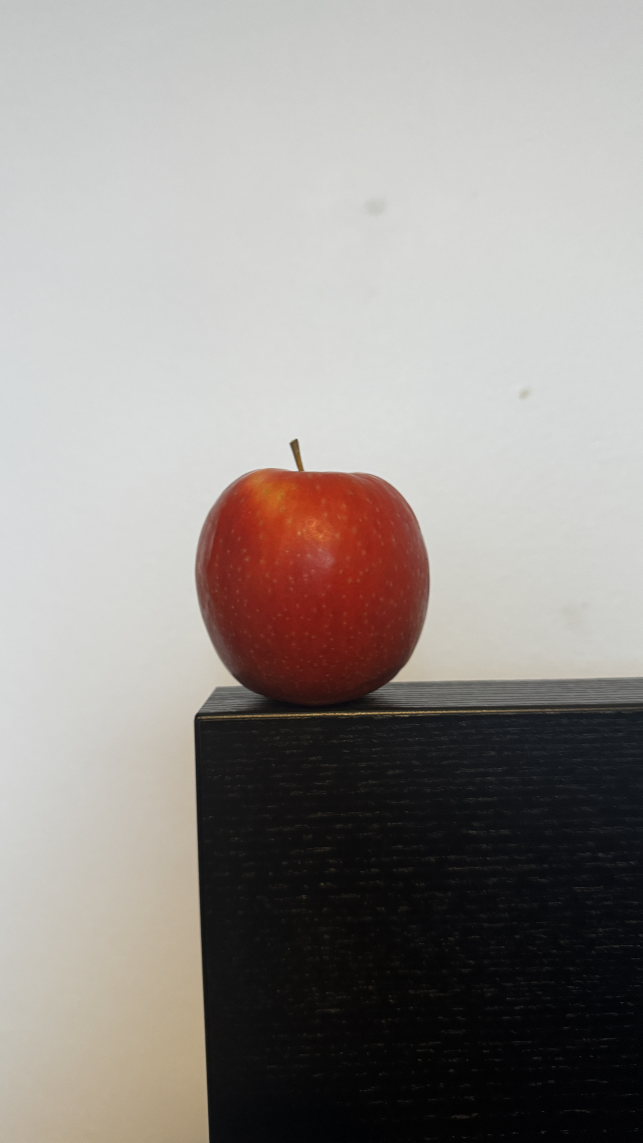
#> input picture test_images/Apple/CoolWhiteLight.JPEG, 3213 x 5712 px (shown at 1/5 size); its folder holds 4 pictures in this run; the run also reads 2 pictures not shown here
$ python lab_colour_comparision.py
#> lines starting #> are read from the running program, lines starting #| are printed output that depends on the picture; pictures that were not available may be replaced by others from this repository, and a replacement may not be noted
import cv2
import numpy as np
import matplotlib.pyplot as plt
import matplotlib.patches as mpatches
import os


class HistColour:
    def __init__ (self,image_path):
        image = cv2.imread(image_path)

        image = cv2.cvtColor(image, cv2.COLOR_BGR2HSV)

        #seperating colour channels
        H1 = image[:,:,0] #blue layer
        S1 = image[:,:,1] #green layer
        V1 = image[:,:,2] #red layer

        #calculating histograms for each channel
        self.hue = cv2.calcHist([image],[0], None, [255], [0,255])
        self.sat = cv2.calcHist([image],[1], None, [255], [0,255])
        self.value = cv2.calcHist([image],[2], None, [255], [0,255])

# Distance measuring d= ((x1-x2)^2 + (y1-y2)^2 + (z1-z2)^2 )^1/2
def get_distance(hist1,hist2):
    hue = np.subtract(hist1.hue,hist2.hue)
    sat = np.subtract(hist1.sat,hist2.sat)
    value = np.subtract(hist1.value,hist2.value)

    hueSquare = np.square(hue)
    satSquare = np.square(sat)
    valueSquare = np.square(value)

    totalAdd = np.add(np.add(hueSquare,satSquare),valueSquare)

    return np.average(np.sqrt(totalAdd))

def get_distance_hue(hist1,hist2):
    hue = np.subtract(hist1.hue,hist2.hue)
    return np.average(hue)

def get_distance_hue_sat(hist1,hist2):
    hue = np.subtract(hist1.hue,hist2.hue)
    sat = np.subtract(hist1.sat,hist2.sat)

    hueSquare = np.square(hue)
    satSquare = np.square(sat)

    totalAdd = np.add(hueSquare,satSquare)
    return np.average(np.sqrt(totalAdd))


list_of_apple_hist = []
list_of_orange_hist = []

list_of_apple_images = os.listdir("././test_images/Apple")


list_of_orange_images = os.listdir("././test_images/Orange")


os.chdir("././test_images/Apple")
for apple_image in list_of_apple_images:
    image_hist = HistColour(apple_image)
    list_of_apple_hist.append(image_hist)
#> this loop made 4 passes
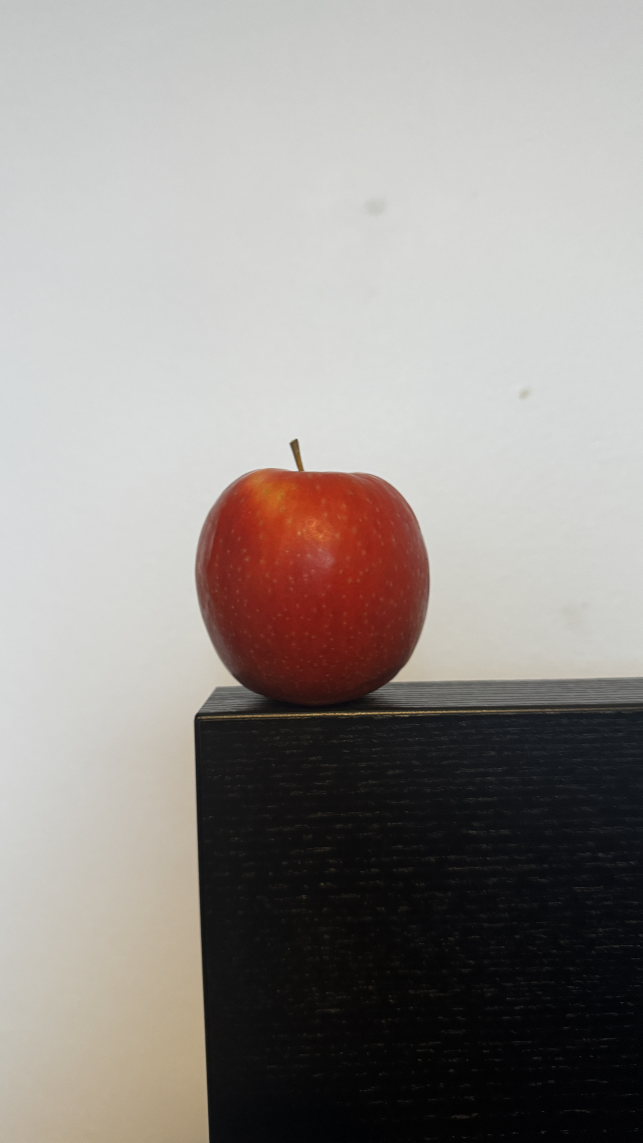
#> input picture test_images/Apple/CoolWhiteLight.JPEG, 3213 x 5712 px (shown at 1/5 size)
#> pass 1, in __init__, `H1 = image[:,:,0]`:
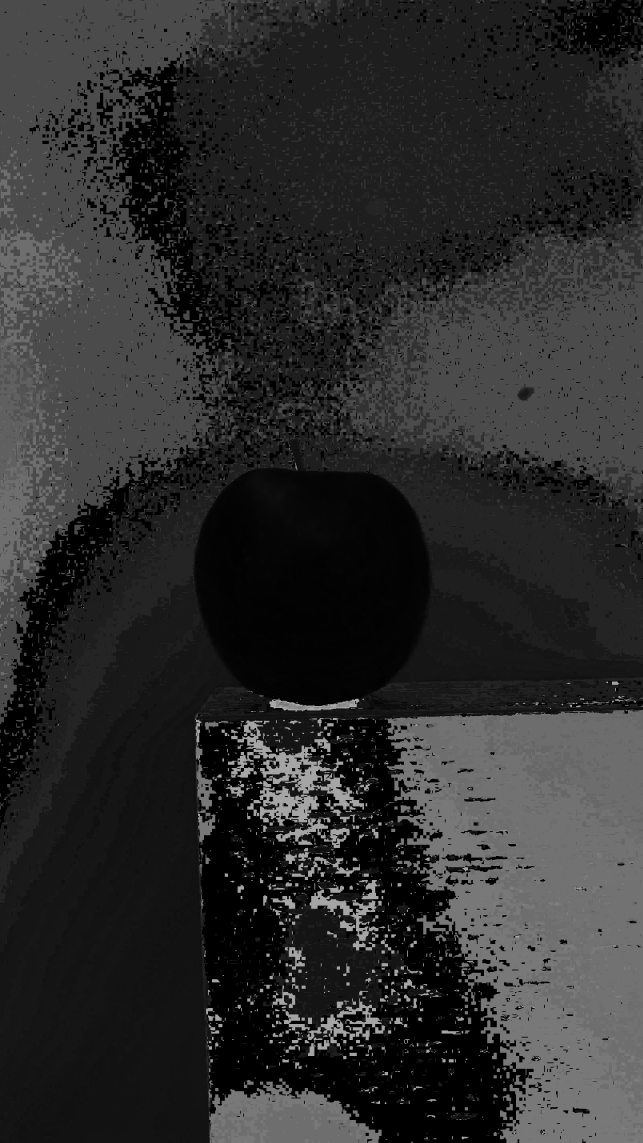
#> H1: shape (5712, 3213) (shown at 1/5 size); min 0, max 179, mean 44.2
#> pass 1, in __init__, `S1 = image[:,:,1]`:
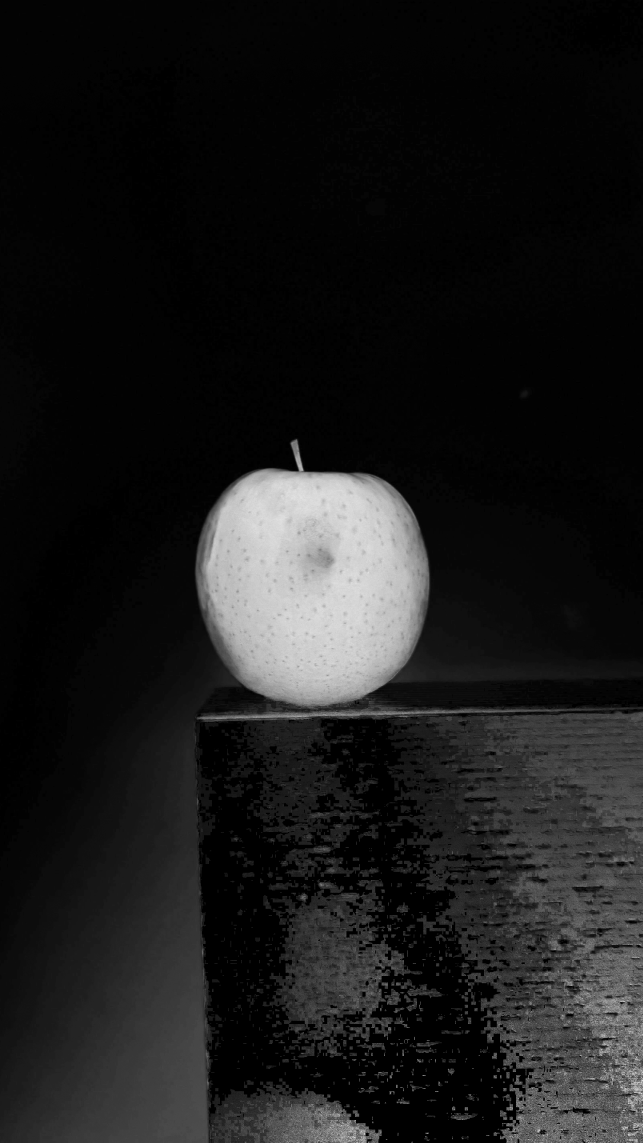
#> S1: shape (5712, 3213) (shown at 1/5 size); min 0, max 255, mean 27
#> pass 1, in __init__, `V1 = image[:,:,2]`:
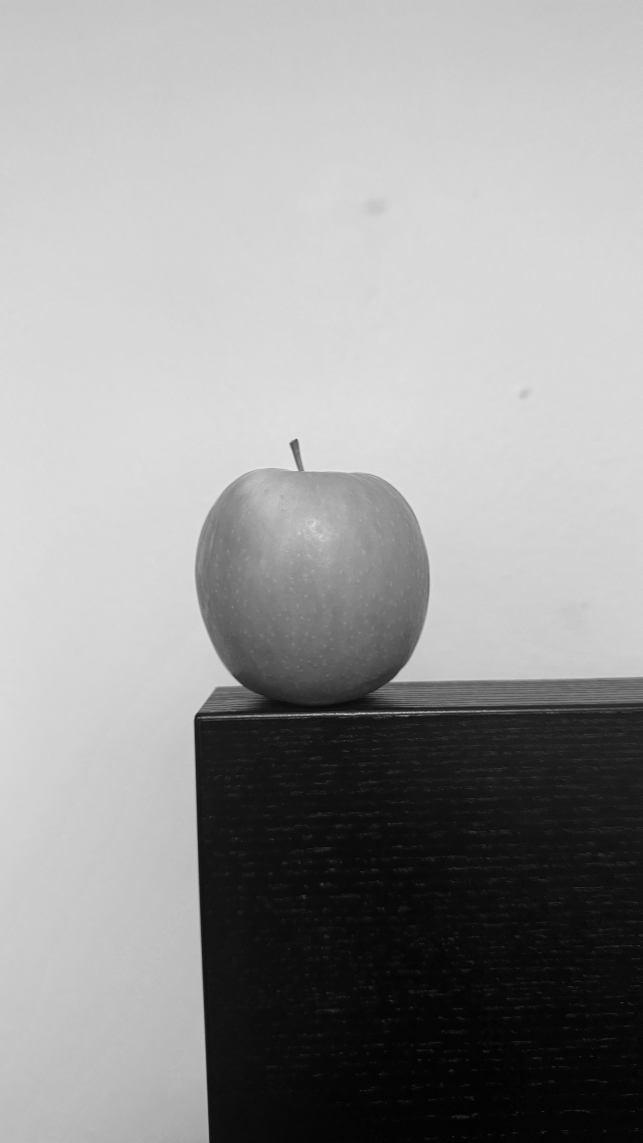
#> V1: shape (5712, 3213) (shown at 1/5 size); min 0, max 252, mean 152
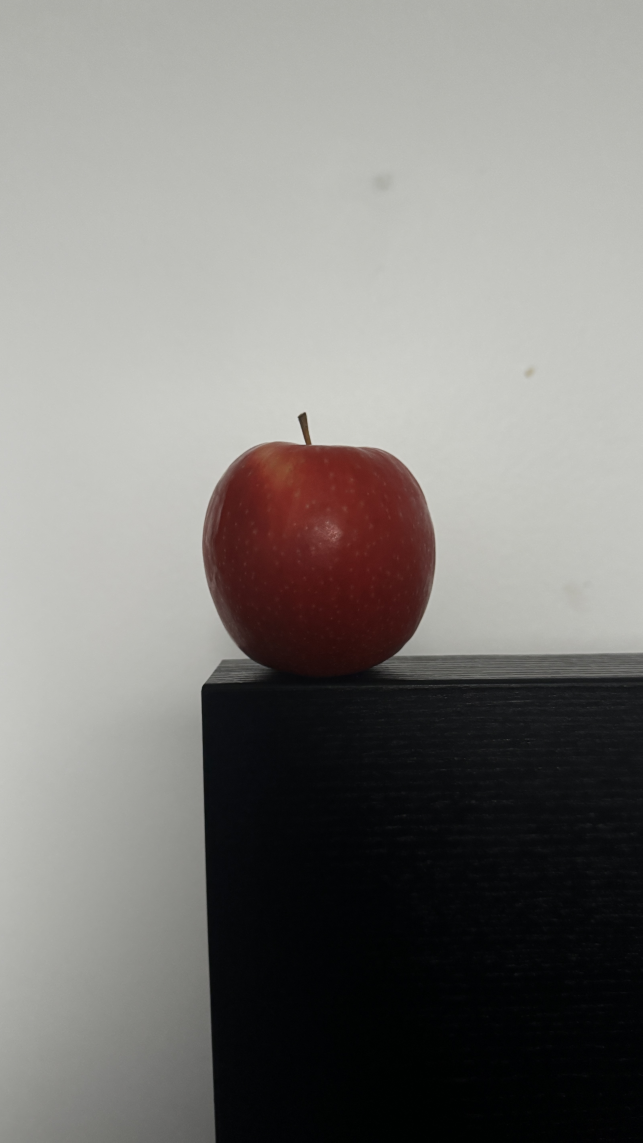
#> input picture test_images/Apple/NaturalLight.JPEG, 3213 x 5712 px (shown at 1/5 size)


os.chdir("../Orange")
print(os.getcwd())
for orange_image in list_of_orange_images:
    image_hist = HistColour(orange_image)
    list_of_orange_hist.append(image_hist)


list_of_lab_images = os.listdir("../Lab")
list_of_lab_hist = []
os.chdir("../Lab")
print(os.getcwd())
for lab_image in list_of_lab_images:
    image_hist = HistColour(lab_image)
    list_of_lab_hist.append(image_hist)

for i in range(0,len(list_of_lab_images)):
    print(str(i) + " " + str(list_of_lab_images[i]))

# [26 lines of commented-out code are left out]

def fuzzy_color_match(image1, image2):
    # Convert images to HSV color space
    image1_hsv = cv2.cvtColor(image1, cv2.COLOR_BGR2HSV)
    image2_hsv = cv2.cvtColor(image2, cv2.COLOR_BGR2HSV)

    # # Calculate histograms
    # hist1 = cv2.calcHist([image1_hsv], [0, 1], None, [180, 256], [0, 180, 0, 256])
    # hist2 = cv2.calcHist([image2_hsv], [0, 1], None, [180, 256], [0, 180, 0, 256])

    # Calculate histograms
    hist1 = cv2.calcHist([image1_hsv],[0], None, [255], [0,255])
    hist2 = cv2.calcHist([image2_hsv],[0], None, [255], [0,255])

    # Normalize histograms
    cv2.normalize(hist1, hist1, 0, 1, cv2.NORM_MINMAX)
    cv2.normalize(hist2, hist2, 0, 1, cv2.NORM_MINMAX)

    # Compute histogram intersection
    intersection = cv2.compareHist(hist1, hist2, cv2.HISTCMP_INTERSECT)

    return intersection

car1Img = cv2.imread("car_1.png")
#> car1Img is the input picture: shape (5712, 3213, 3); mean B, G, R 141.9, 145.4, 151
car3Img = cv2.imread("car_3.png")
#> car3Img is the input picture: shape (5712, 3213, 3); mean B, G, R 122.3, 125.4, 127.5
or1Image = cv2.imread("O1.jpeg")
or2Image = cv2.imread("O2.jpeg")
angl1 = cv2.imread("Angle1.jpeg")
angl2 = cv2.imread("Angle2.jpeg")
angl3 = cv2.imread("Angle3.jpeg")

print(fuzzy_color_match(or1Image,angl1))
#> in fuzzy_color_match, `image1_hsv = cv2.cvtColor(image1, cv2.COLOR_BGR2HSV)`: image1_hsv: shape (5712, 3213, 3); mean H, S, V 51.7, 43.2, 128.9
#> (the run stopped early here; a loop or call above may not have finished)
